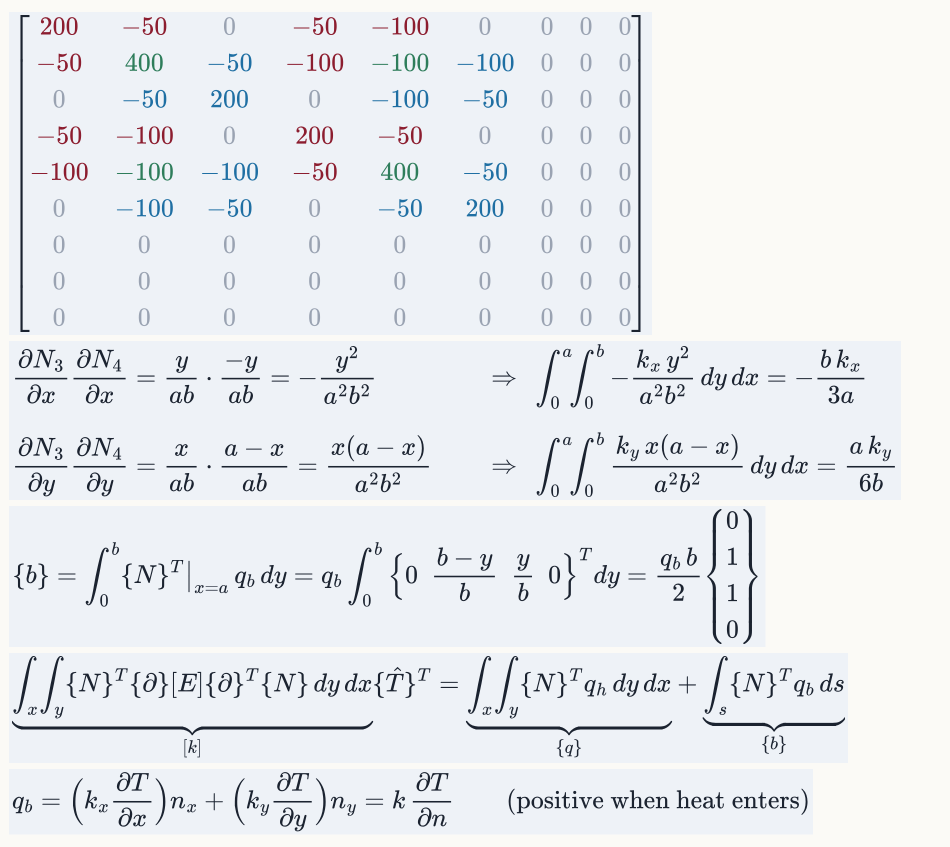
#> input picture SEAA4243-FEM/src/mj/eqs_w10/_t.png, 1900 x 1693 px, given in place of ansys_pymapdl__sphx_glr_00-how_finite_element_works_002.png, which was not available (shown at 1/2 size)
$ python prep_img.py
#> lines starting #> are read from the running program, lines starting #| are printed output that depends on the picture; after the words box and inside, x2 and y2 are one past the last pixel; in counts of white or black regions, pixels touching at a corner belong together
import pathlib
from PIL import Image, ImageDraw, ImageFont, ImageChops
SRC = pathlib.Path("/tmp/claude-0/-home-claude/65fb654d-60b9-5e6d-b462-30d9d0ce855e/scratchpad/ext/img")
OUT = pathlib.Path(__file__).parent / "web_img"
FONT = None
for f in ["/usr/share/fonts/truetype/dejavu/DejaVuSans-Bold.ttf", "/usr/share/fonts/dejavu/DejaVuSans-Bold.ttf"]:
    if pathlib.Path(f).exists(): FONT = f
def font(sz): return ImageFont.truetype(FONT, sz) if FONT else ImageFont.load_default()

def trim(im, pad=12, tol=18, bg=None):
#> called with pad = 12, tol = 18
    im = im.convert("RGB")
#> im is the input picture: PIL image 1900x1693 RGB; mean R, G, B 233.7, 236.5, 239.6
    bg = bg or im.getpixel((2, 2))
#> bg = (251, 250, 246)
    diff = ImageChops.difference(im, Image.new("RGB", im.size, bg)).convert("L").point(lambda p: 255 if p > tol else 0)
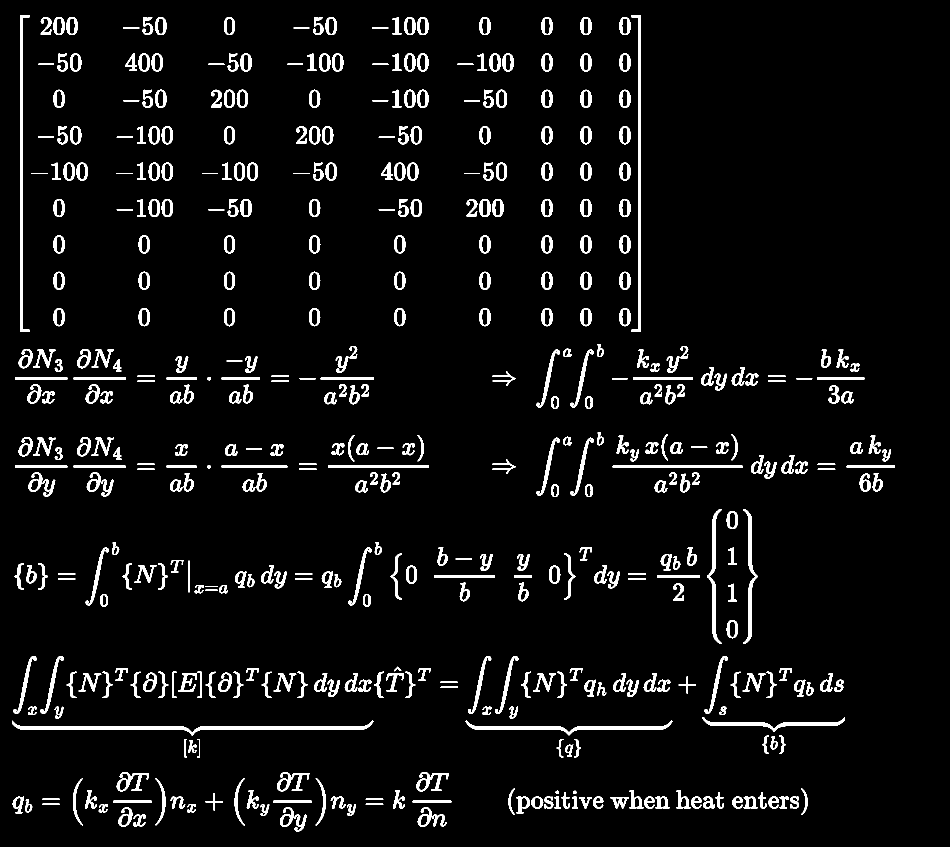
#> diff: PIL image 1900x1693 L (shown at 1/2 size); 5.1% white; 467 white regions, largest, box (x1, y1, x2, y2) and area: (24, 1441, 747, 1471) 4400, (40, 30, 59, 664) 3934, (1263, 30, 1281, 664) 3300
    box = diff.getbbox()
#> box = (24, 30, 1790, 1663)
    if not box: return im
    l, t, r, b = box
#> l = 24; t = 30; r = 1790; b = 1663
    return im.crop((max(0, l - pad), max(0, t - pad), min(im.width, r + pad), min(im.height, b + pad)))
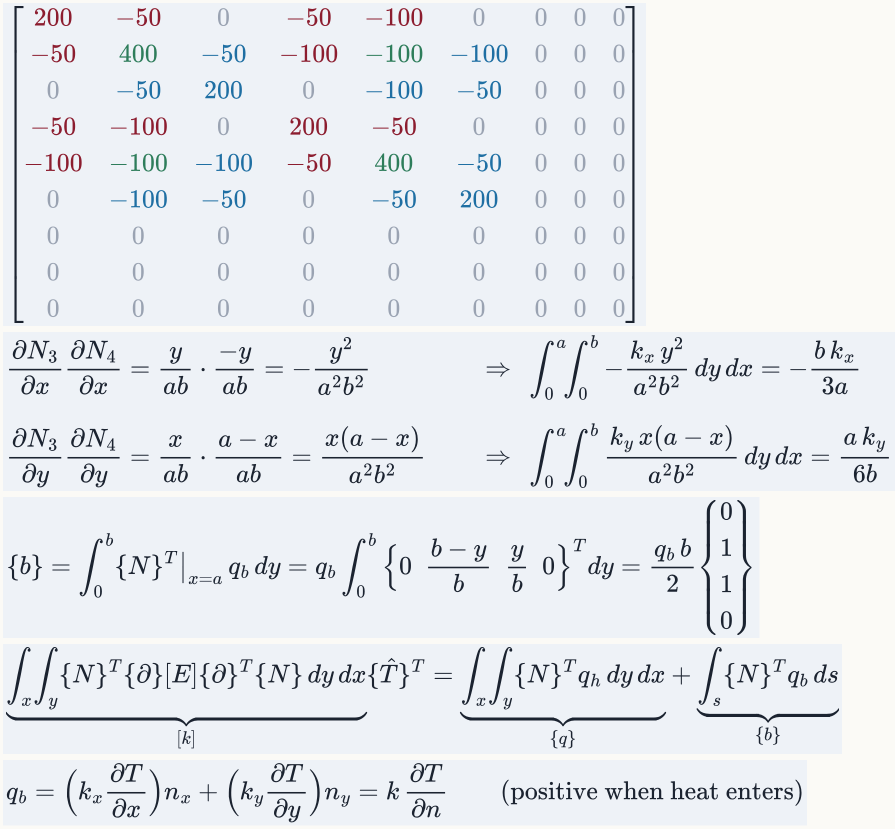
#> returned value: PIL image 1790x1657 RGB (shown at 1/2 size); mean R, G, B 232.2, 235.4, 239.1

def cut_title(im, frac):  # remove a top band (e.g. "MAPDL Element Plot" title)
    return im.crop((0, int(im.height * frac), im.width, im.height))

def fit(im, maxw=1600, maxh=1000):
#> called with maxw = 1000, maxh = 1000
    im = im.copy(); im.thumbnail((maxw, maxh), Image.LANCZOS); return im
#> after `im.thumbnail((maxw, maxh), Image.LANCZOS)`:
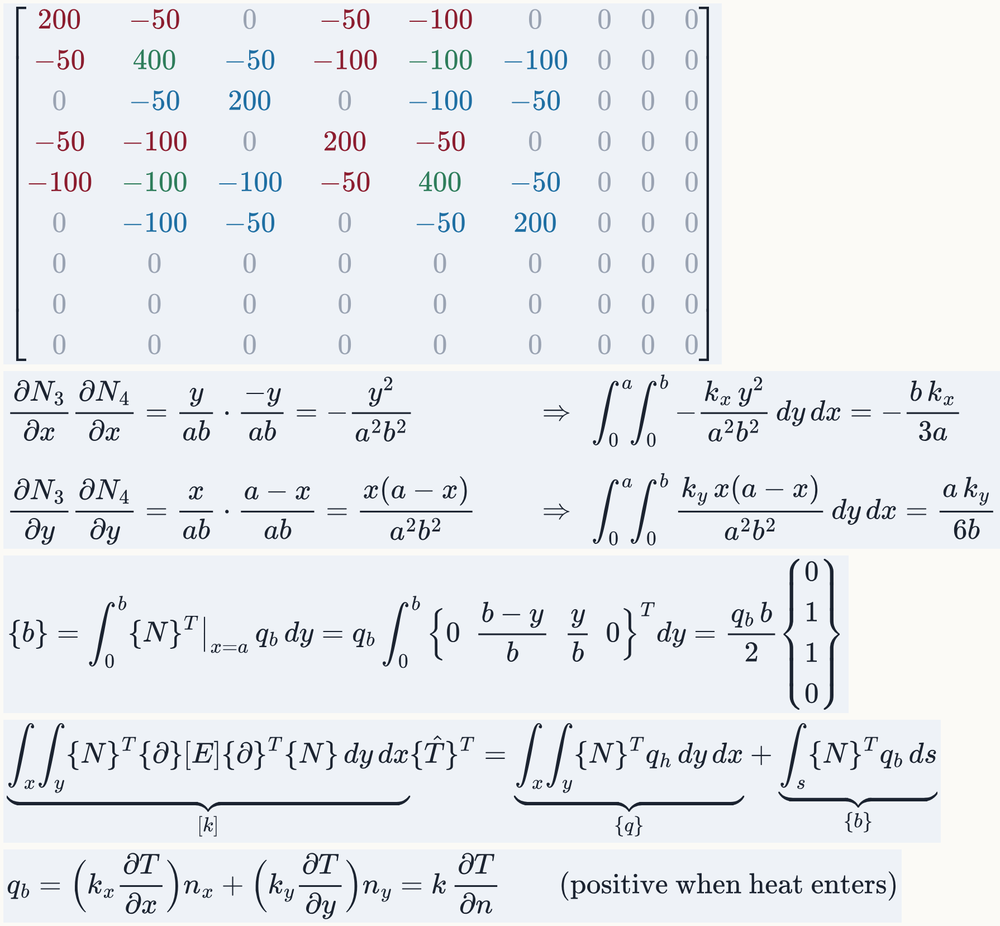
#> im: PIL image 1000x926 RGB; mean R, G, B 232.2, 235.3, 239

def save(im, name):
#> (the run stopped early here; a loop or call above may not have finished)

$ run again, on SEAA4243-FEM/src/mj/figs_ps1_ex/fig_ps1_el.svg.png
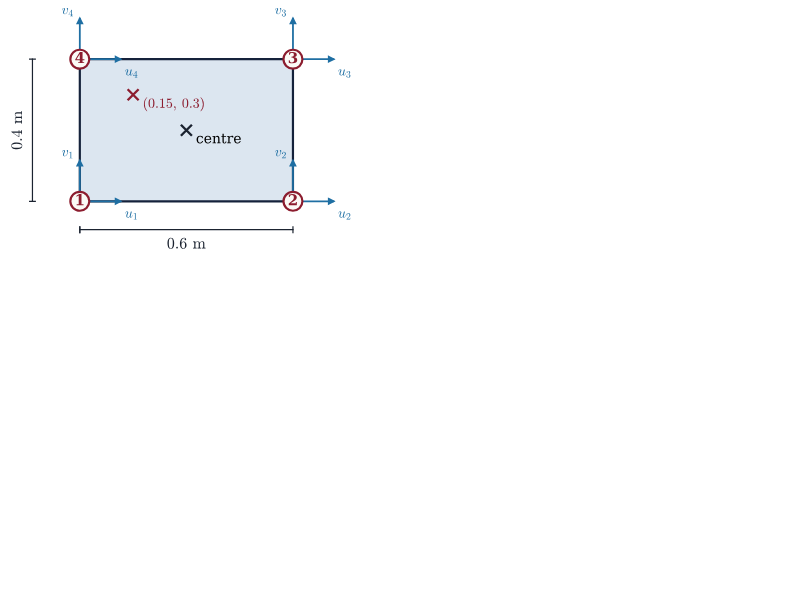
#> input picture SEAA4243-FEM/src/mj/figs_ps1_ex/fig_ps1_el.svg.png, 800 x 600 px, given in place of ansys_pymapdl__sphx_glr_00-how_finite_element_works_002.png, which was not available
#> in trim, im is the input picture: PIL image 800x600 RGB; mean R, G, B 251.4, 251.9, 252.7
#> bg = (255, 255, 255)
#> in trim, `diff = ImageChops.difference(im, Image.new("RGB", im.size, bg)).conver..`:
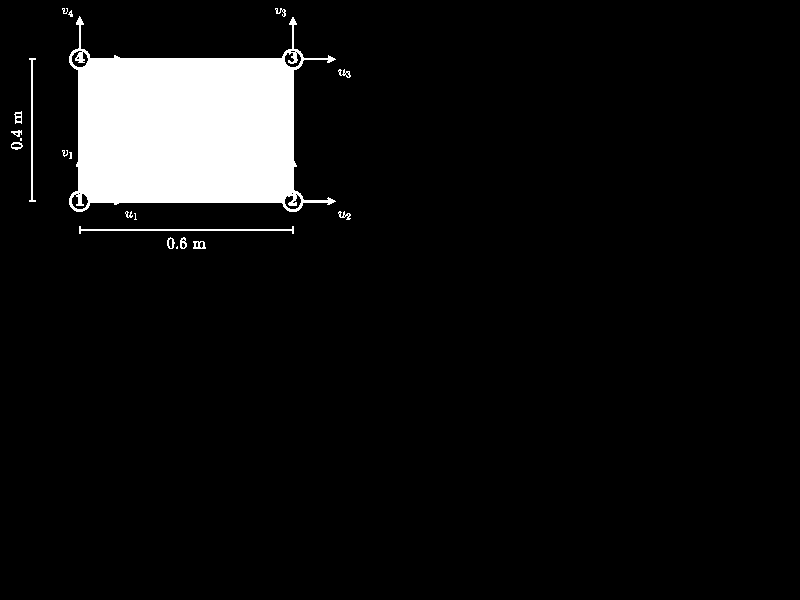
#> diff: PIL image 800x600 L; 7% white; 20 white regions (5 under 20 px), largest, box (x1, y1, x2, y2) and area: (69, 16, 336, 212) 32199, (79, 226, 294, 234) 454, (29, 58, 36, 202) 308
#> box = (11, 8, 351, 249)
#> l = 11; t = 8; r = 351; b = 249
#> in trim, `return im.crop((max(0, l - pad), max(0, t - pad), min(im.width, r + pa..`:
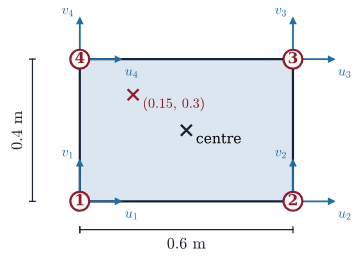
#> returned value: PIL image 363x261 RGB; mean R, G, B 236.5, 239.4, 243.4
